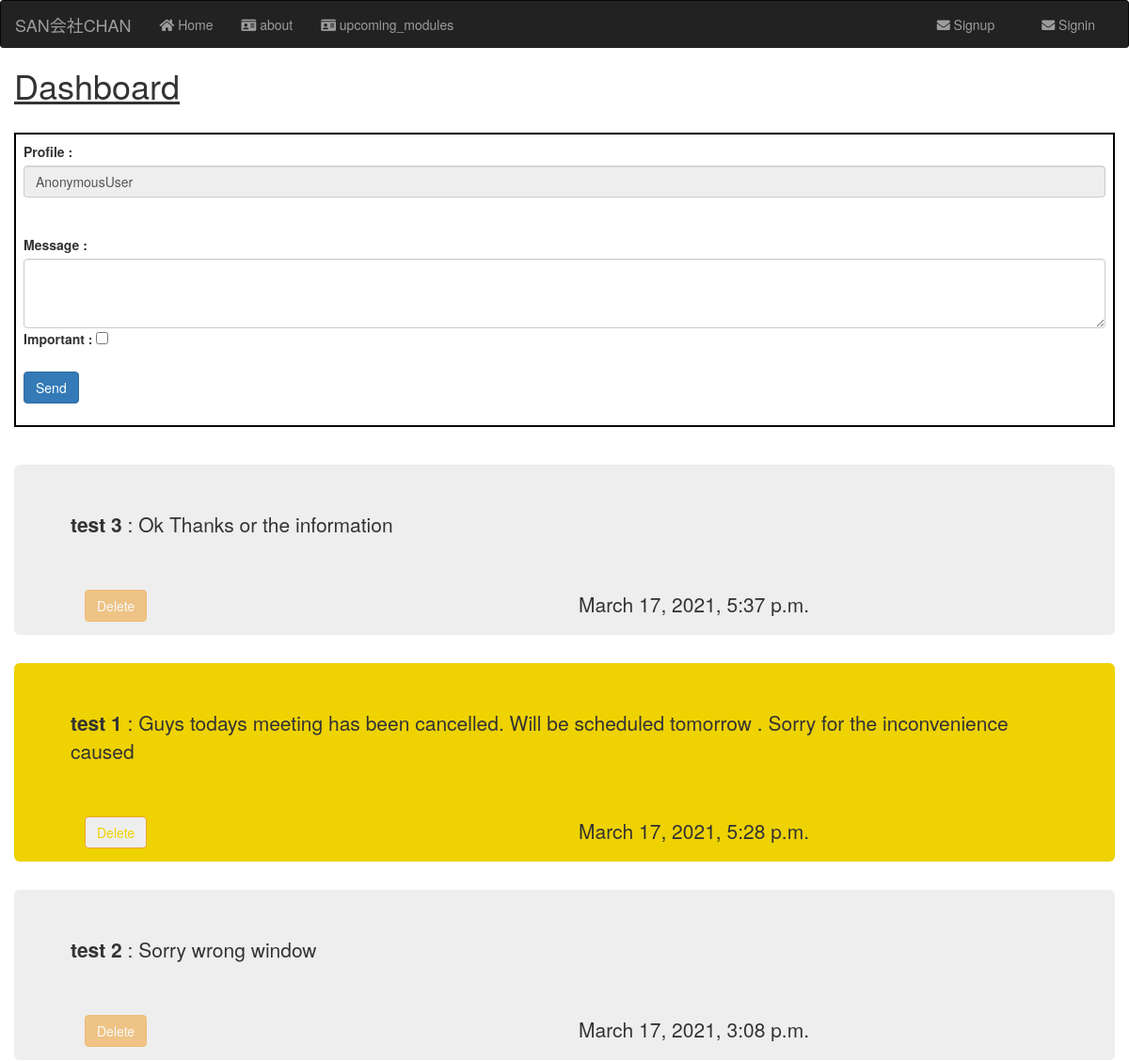
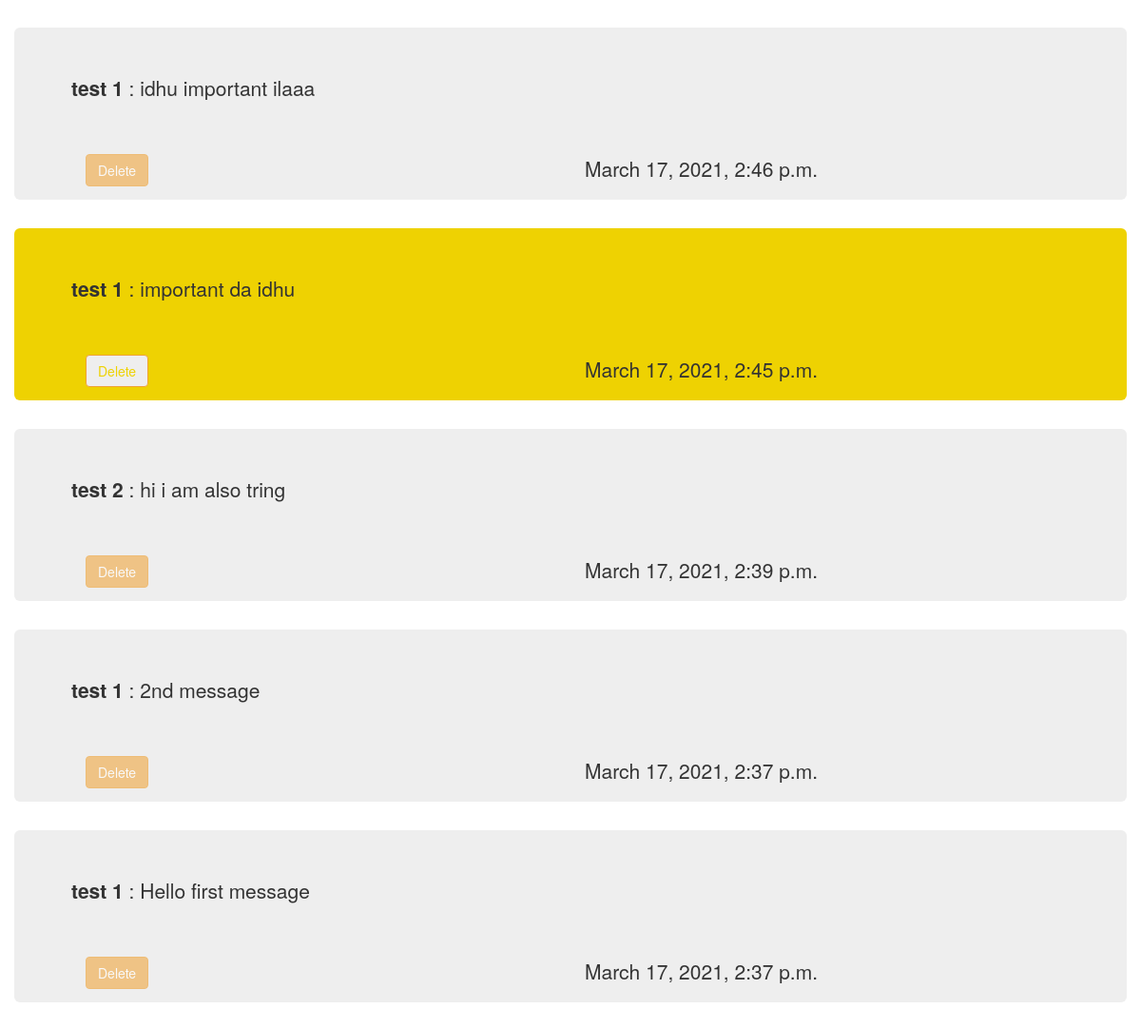
/dashboard/, run on the app's committed database (2 pictures, top to bottom).
### dashboard/models.py (models this page shows)
class Message(models.Model):
    user = models.ForeignKey(User, on_delete=models.CASCADE, related_name= "emp_message")
    user_profile = models.ForeignKey(user_profile, on_delete=models.CASCADE , related_name= "user_profile_message")
    employee = models.ForeignKey(Employee, on_delete=models.CASCADE , related_name= "emp")
    message = models.TextField(max_length=300)
    sender = models.ForeignKey(Employee, on_delete=models.CASCADE , related_name= "emp_sender")
    reciever = models.ForeignKey(Employee, on_delete=models.CASCADE , related_name= "emp_reciever" , blank=True , null=True)
    created_at = models.DateTimeField(auto_now_add=True)
    important = models.BooleanField(blank = True, null=True)
    def __str__(self):
        name = str(self.sender) +' ' +  str(self.message)[0:10]
        return str(name)

### structure/models.py (models this page shows, shortened)
class Employee(models.Model):
    user_profile = models.ForeignKey(user_profile, on_delete=models.CASCADE, null=True, blank=True )
    emp_no = models.IntegerField( primary_key=True)
    birth_date = models.DateField()
    first_name = models.CharField(max_length=14)
    last_name = models.CharField(max_length=16)
    gender = models.CharField(max_length=1)
    hire_date = models.DateField()
    address = models.TextField(max_length=100, blank = True, null=True, default="NAN")
    class Meta:
        verbose_name = ('employee')
        verbose_name_plural = ('employees')
    def __str__(self):
        return "{} {}".format(self.first_name, self.last_name)

### dashboard/views.py (the view, shortened to what this page needs)
# urls.py: path('', views.home , name = "home"),
def home(request):
    curr_user = request.user
    admin = Employee.objects.get(emp_no = 0)
    print('admin is ', admin)
    messages = Message.objects.all().filter(reciever=admin).order_by('-created_at')
    print(messages)
    return render(request,'dashboard/dashboard.html', {'messages': messages, 'curr_user' : curr_user})

### templates/dashboard/dashboard.html (shortened to what this page needs)
<!DOCTYPE html>
{% extends "base.html" %}
{% load static %}
{% block body %}
<h1> <u>Dashboard</u></h1> <br>
<form style="border: 2px solid black; padding : 8px" method=POST>
    <div class="form-group">
        <label for="sender"> Profile :</label>
        <input type="text" class="form-control" name="sender" value={{curr_user}} disabled>
        <br><br>
        <label for="message"> Message : </label>
        <textarea class="form-control" name="message" rows="3"></textarea>
        <label for="important"> Important : </label>
        <input type="checkbox" name="important">
        <br><br>
        <input type="submit" class="btn btn-primary" value="Send">
    </div>
</form>
<br><br>
    {% for message in messages %}
        {% if message.important == True %}
            <div class="jumbotron"  style= "background-color:#eed202;">
                <div>
                    <p><b>{{message.sender}}</b> : {{message.message}}</p>
                    <br><br>
                </div>
                <div class="col-md-12">
                    <div class="row">
                        <div class="col-md-6">
                            <a href=" {% url 'dashboard:delete' pk=message.id %} "><button class="btn btn-warning" style="background-color: #eee; color : #eed202;">Delete</button></a>
                        </div>
                        <div class="col-md-6">
                            <p>{{message.created_at}}</p>
                        </div>
                    </div>
                </div>
            </div>
        {% else %}
            <div class="jumbotron" >
                <div>
                    <p><b>{{message.sender}}</b> : {{message.message}}</p>
                    <br><br>
                </div>
                <div class="col-md-12">
                    <div class="row">
                        <div class="col-md-6">
                            {% if message.user == curr_user %}
                                <a href=" {% url 'dashboard:delete' pk=message.id %} "><button class="btn btn-warning">Delete</button></a>
                            {% else %}
                                <a href=" {% url 'dashboard:delete' pk=message.id %} "><button class="btn btn-warning" disabled>Delete</button></a>
                            {% endif %}
                        </div>
                        <div class="col-md-6">
                            <p>{{message.created_at}}</p>
                        </div>
                    </div>
                </div>
            </div>
        {% endif %}
    {% endfor %}
{% endblock %}

### data on the page
Message: sender "test 3", message "Ok Thanks or the information", shows "Delete", created_at "March 17, 2021, 5:37 p.m."
Message: sender "test 1", message "Guys todays meeting has been cancelled. Will be scheduled tomorrow . Sorry for the inconvenience caused", created_at "March 17, 2021, 5:28 p.m."
Message: sender "test 2", message "Sorry wrong window", shows "Delete", created_at "March 17, 2021, 3:08 p.m."
Message: sender "test 1", message "idhu important ilaaa", shows "Delete", created_at "March 17, 2021, 2:46 p.m."
Message: sender "test 1", message "important da idhu", created_at "March 17, 2021, 2:45 p.m."
Message: sender "test 2", message "hi i am also tring", shows "Delete", created_at "March 17, 2021, 2:39 p.m."
Message: sender "test 1", message "2nd message", shows "Delete", created_at "March 17, 2021, 2:37 p.m."
Message: sender "test 1", message "Hello first message", shows "Delete", created_at "March 17, 2021, 2:37 p.m."
